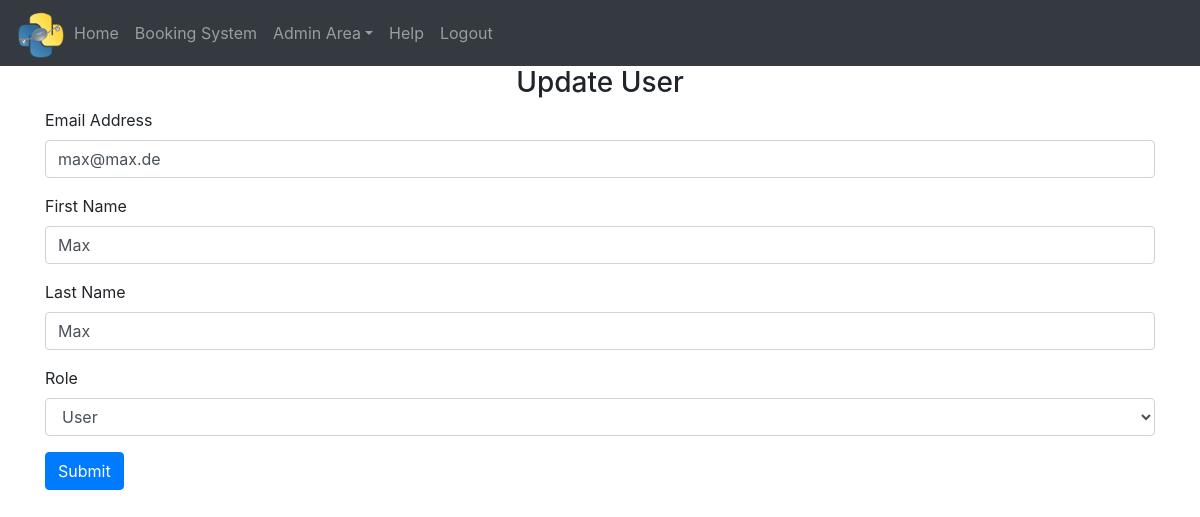
/admin-area/user/update-user/3 (signed in), run on the app's committed database.
### website/models.py (models this page shows)
class User(db.Model, UserMixin):
    id = db.Column(db.Integer, primary_key=True)
    email = db.Column(db.String(150), unique=True)
    password = db.Column(db.String(150))
    first_name = db.Column(db.String(150))
    last_name = db.Column(db.String(150))
    birth_date = db.Column(db.DateTime)
    role = db.Column(db.String(10))
    seats = db.relationship('Seat')

### website/admin.py (the view)
@admins.route('/user/update-user/<int:id>', methods=['GET', 'POST'])
@login_required
def update_user(id):
    admin = admin_user_checker(current_user)
    if admin:
        user_to_update = User.query.get_or_404(id)
        if request.method == 'POST':
            user_to_update.email = request.form['email']
            user_to_update.first_name = request.form['first_name']
            user_to_update.last_name = request.form['last_name']
            user_to_update.role = request.form['role']
            try:
                db.session.commit()
                flash('Account updated!', category='success')
                return redirect('/admin-area/user')
            except:
                flash('Account NOT updated!', category='error')
                return redirect('/admin-area/user')
        else:
            return render_template('admin_update_user.html', user=current_user, user_to_update=user_to_update)
    else:
        return redirect('/')

### website/__init__.py (called while the page is built)
def create_app():
    from .views import views
    from .auth import auth
    from .admin import admins
    from .models import User, Seat
    app = Flask(__name__)
    app.config['SECRET_KEY'] = 'secret'
    app.config['SQLALCHEMY_DATABASE_URI'] = f'sqlite:///{DB_NAME}'
    app.config['FLASK_ADMIN_SWATCH'] = 'cerulean'
    app.register_blueprint(views, url_prefix='/')
    app.register_blueprint(auth, url_prefix='/')
    app.register_blueprint(admins, url_prefix='/admin-area')
    db.init_app(app)
    create_database(app)
    login_manager = LoginManager()
    login_manager.login_view = 'auth.login'
    login_manager.init_app(app)
    @login_manager.user_loader
    def load_user(id):
        return User.query.get(int(id))
    return app

### website/python_scripts.py (called while the page is built)
def admin_user_checker(current_user):
    if current_user.role == 'admin':
        return True
    else:
        flash('You need do be an Admin to access!!', category='error')
        return False

### website/templates/admin_update_user.html (shortened to what this page needs)
{% extends "base.html" %} {% block title %}Updating User{% endblock %}
{% block content %}
<form action="/admin-area/user/update-user/{{user_to_update.id}}" method="POST">
  <h3 align="center">Update User</h3>
  <div class="form-group">
    <label for="email">Email Address</label>
    <input
      type="email"
      class="form-control"
      id="email"
      name="email"
      value="{{ user_to_update.email }}"
    />
  </div>
  <div class="form-group">
    <label for="first_name">First Name</label>
    <input
      type="text"
      class="form-control"
      id="first_name"
      name="first_name"
      value="{{ user_to_update.first_name }}"
    />
  </div>
  <div class="form-group">
    <label for="last_name">Last Name</label>
    <input
      type="text"
      class="form-control"
      id="last_name"
      name="last_name"
      value="{{ user_to_update.last_name }}"
    />
  </div>
  <div class="form-group">
    <label for="role">Role</label>
    <select id="role" name="role" class="form-control">
     <option id="role" name="role" value="user">User</option>
    </select>
    </div>
  <button type="submit" class="btn btn-primary">Submit</button>
</form>
{% endblock %}

### data on the page
User: email "max@max.de", first_name "Max", last_name "Max"
